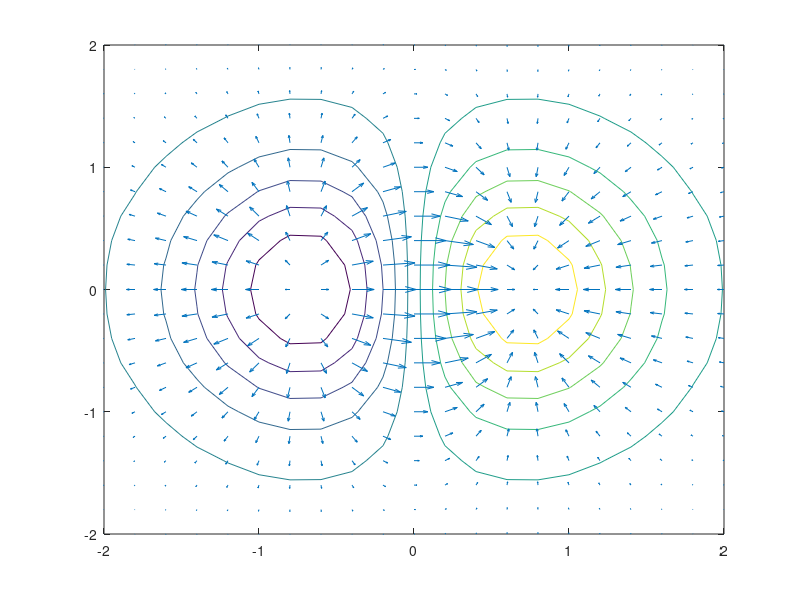

Source code (MATLAB):
v = -2:0.2:2;
[x,y] = meshgrid(v);
z = x .* exp(-x.^2 - y.^2);
[px,py] = gradient(z,.2,.2);

contour(v,v,z)
hold on
quiver(v,v,px,py)
hold off